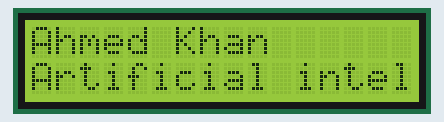
This sketch was run on a simulated Arduino Uno, built with avr-gcc and run on an emulated ATmega328P. Shown: 16×2 character LCD.

Above: at 0.26 s.
At 5.09 s:
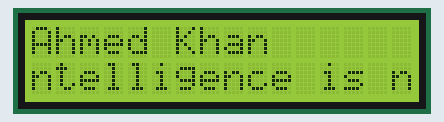
At 9.92 s:
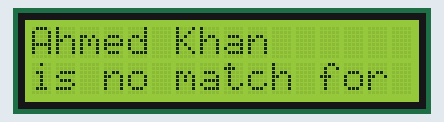
At 19.97 s:
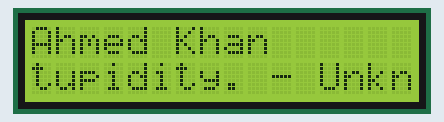
At 29.63 s:
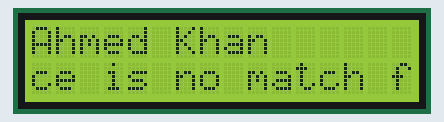
At 39.68 s:
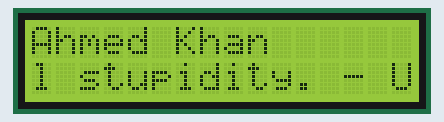

Measured:
- what the display in image 1 shows lasts 0.4 s, from 4.9 s to 5.3 s

The sketch:

lab3-akhan227.ino
```cpp
// include the library code:
#include <LiquidCrystal.h>

// initialize the library by associating any needed LCD interface pin
// with the arduino pin number it is connected to
const int rs = 12, en = 11, d4 = 5, d5 = 4, d6 = 3, d7 = 2;
LiquidCrystal lcd(rs, en, d4, d5, d6, d7);

void setup()
{
  lcd.begin(16, 2);           // tell the system that we are using a 16x2 lcd
  lcd.print("Ahmed Khan");    // print name on the first line
  lcd.setCursor(0, 1);        // move down to the second row
}

String quote = "Artificial intelligence is no match for natural stupidity. - Unknown";


void loop()
{
  lcd.setCursor(0, 1);    // stay on the second line

  for (int i = 0; i < quote.length() - 16; i++)
  {
    lcd.setCursor(0, 1);

    // loop for scrolling through message
    for (int j = i; j < i + 16;  j++)
    {
      lcd.print(quote[j]);
    }
    delay(400);
  }
}
```
